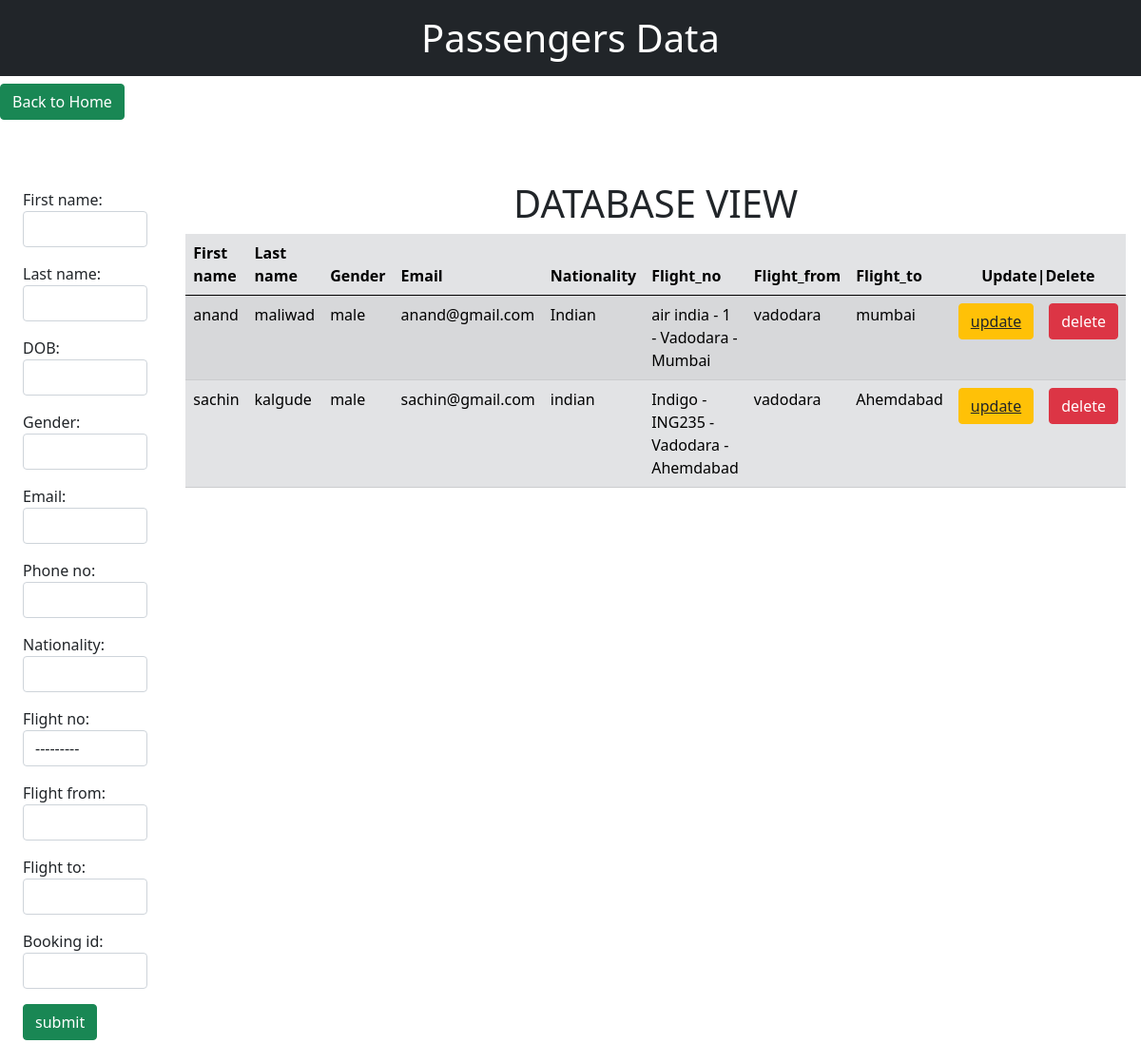
/passenger_data/, run on an earlier commit of the app's database.
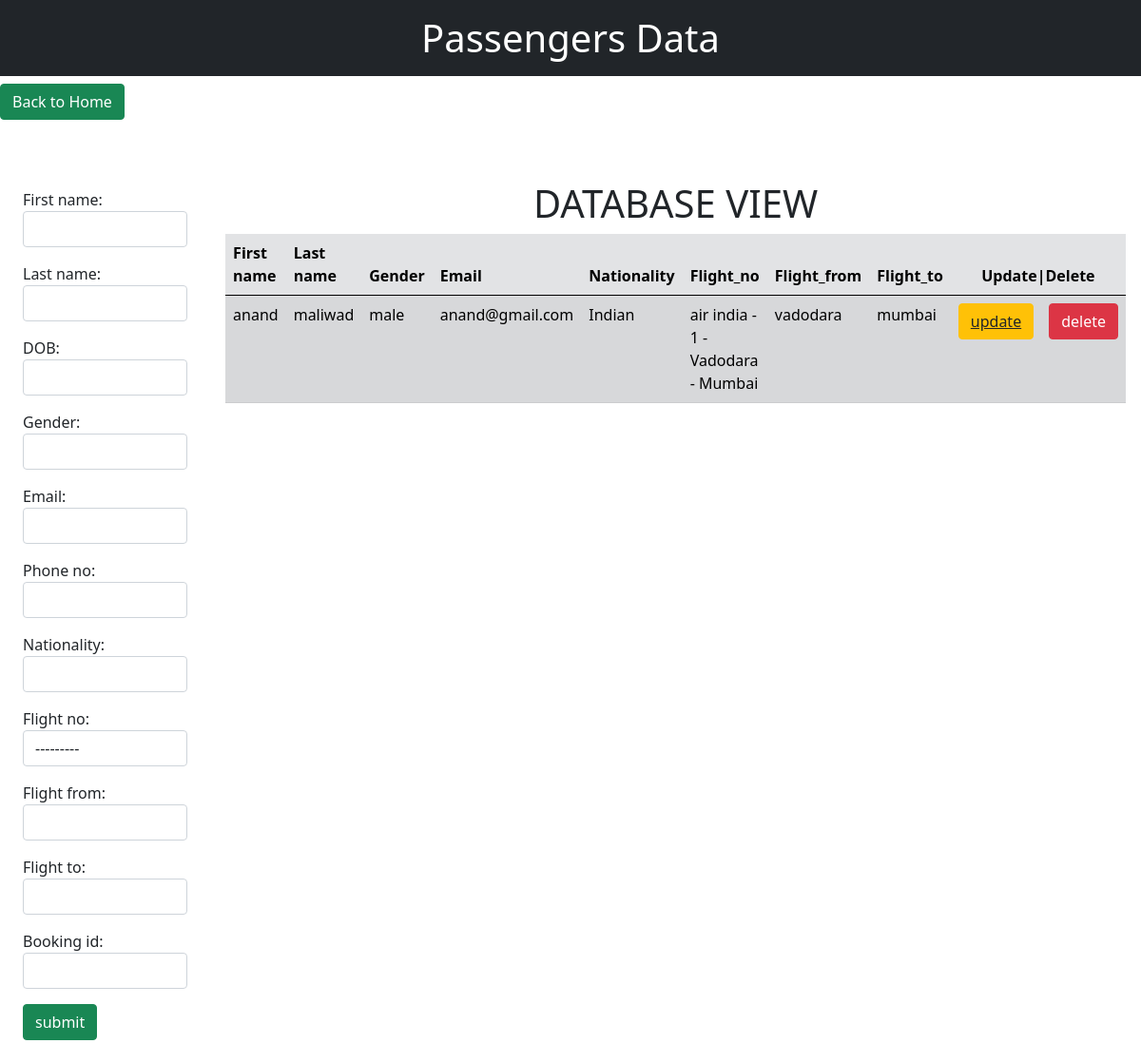
And on a later commit of the database.
### Flights/models.py (models this page shows, shortened)
class passengers(models.Model):
    First_name = models.CharField(max_length=50)
    Last_name = models.CharField(max_length=50)
    DOB = models.DateField()
    Gender = models.CharField(max_length=50)
    Email = models.EmailField(max_length=254, unique=True)
    Phone_no = models.BigIntegerField()
    Nationality = models.CharField(max_length=30)
    Flight_no = models.ForeignKey(Flights, on_delete=models.CASCADE)
    Flight_from = models.CharField(max_length=50)
    Flight_to = models.CharField(max_length=50)
    booking_id = models.CharField(max_length=20)
    is_active = models.BooleanField(default=True)
    created_on = models.DateTimeField(auto_now=True)
    updated_on = models.DateTimeField(auto_now_add=True)

class Flights(models.Model):
    Flight_no = models.CharField(max_length=20, primary_key=True, unique=True)
    Airline_name = models.CharField(max_length=50)
    no_of_seats = models.IntegerField()
    Base = models.CharField(max_length=50)
    Base_code = models.CharField(max_length=50)
    Destination = models.CharField(max_length=50)
    Destination_code = models.CharField(max_length=50)
    Arrival_time = models.DateTimeField(verbose_name='Return')
    Departure_time = models.DateTimeField()
    Flight_price = models.IntegerField()
    def __str__(self):
        return f'{self.Airline_name} - {self.Flight_no} - {self.Base} - {self.Destination}'

### Flights/views.py (the view)
# urls.py: path('passenger_data/', passenger_data, name='home'),
def passenger_data(request):
    p_data = passengers.objects.all()
    p_forms = show_passengers_data()
    if request.method == 'POST':
        forms_data = show_passengers_data(request.POST)
        if forms_data.is_valid():
            forms_data.save()
            p_forms = show_passengers_data()
    else:
        p_forms = show_passengers_data()
    return render(request, 'all_data.html', context={'pdata': p_data, 'pforms': p_forms})

### Flights/forms.py
class show_passengers_data(forms.ModelForm):
    class Meta:
        model = passengers
        fields = ['First_name', 'Last_name', 'DOB', 'Gender', 'Email',
                  'Phone_no', 'Nationality', 'Flight_no', 'Flight_from', 'Flight_to','booking_id']
        widgets = {
            'First_name': forms.TextInput(attrs={'class': 'form-control', }),
            'Last_name': forms.TextInput(attrs={'class': 'form-control'}),
            'DOB': forms.TextInput(attrs={'class': 'form-control'}),
            'Gender': forms.TextInput(attrs={'class': 'form-control'}),
            'Email': forms.TextInput(attrs={'class': 'form-control'}),
            'Phone_no': forms.TextInput(attrs={'class': 'form-control'}),
            'Nationality': forms.TextInput(attrs={'class': 'form-control'}),
            'Flight_no': forms.Select(attrs={'class': 'form-control'}),
            'Flight_from': forms.TextInput(attrs={'class': 'form-control'}),
            'Flight_to': forms.TextInput(attrs={'class': 'form-control'}),
            'booking_id' : forms.TextInput(attrs={'class':'form-control'}),
        }

### templates/all_data.html (shortened to what this page needs)
<!DOCTYPE html>
<html lang="en">
  <head>
    <link
      href="https://cdn.jsdelivr.net/npm/bootstrap@5.0.2/dist/css/bootstrap.min.css"
      rel="stylesheet"
    />
  </head>
  <body>
    <div class="text-white bg-dark">
      <h1 class="container text-center p-3">Passengers Data</h1>
    </div>
    <a  href="{% url 'HOME' %}" class="btn btn-success" type="submit">Back to Home</a>
    <div class="d-flex justify-content-between ">
      <form action="" method="POST" class="container mt-5 p-4">
        {% csrf_token %} {{pforms.as_p}}
        <button class="btn btn-success" type="submit">submit</button>
      </form>
      <div class="mt-5 p-3">
        <h1 class="container text-center">DATABASE VIEW</h1>
        {% if pdata %}
        <table class="table table-secondary table-striped">
          <thead>
            <tr>
              <th scope="col">First name</th>
              <th scope="col">Last name</th>
              <th scope="col">Gender</th>
              <th scope="col">Email</th>
              <th scope="col">Nationality</th>
              <th scope="col">Flight_no</th>
              <th scope="col">Flight_from</th>
              <th scope="col">Flight_to</th>
              <th colspan="2" class="text-center" scope="col">Update|Delete</th>
            </tr>
          </thead>
          <tbody>
            {% for st in pdata %}
            <tr>
              <td>{{st.First_name}}</td>
              <td>{{st.Last_name}}</td>
              <td>{{st.Gender}}</td>
              <td>{{st.Email}}</td>
              <td>{{st.Nationality}}</td>
              <td>{{st.Flight_no}}</td>
              <td>{{st.Flight_from}}</td>
              <td>{{st.Flight_to}}</td>
              <td>
                <button class="btn btn-warning" type="submit">
                  <a class="text-dark" href='{% url "update" st.id %}'>update</a>
                </button>
              </td>
              <td>
                <form action="{% url 'delete' st.id %}" method="POST">
                  {% csrf_token %}<input type="submit" value="delete" class="btn btn-danger" />
                </form>
              </td>
            </tr>
            {% endfor %}
          </tbody>
        </table>
        {% endif %}
      </div>
    </div>
  </body>
</html>

What changed in the data, as far as the page shows it:
removed passengers: First_name "sachin", Last_name "kalgude", Gender "male", Email "sachin@gmail.com", Nationality "indian", Flight_no "Indigo - ING235 - Vadodara - Ahemdabad", Flight_from "vadodara", Flight_to "Ahemdabad"
